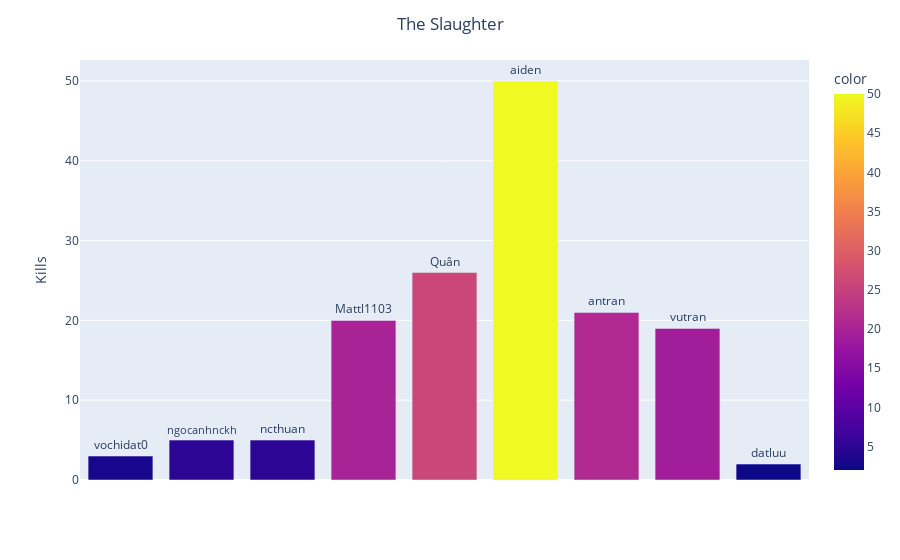

Notebook cell for this chart:
### Code cell
ranking = gen_plot(df['Killed by'])
name = [ i[0] for i in ranking]
kill = [ i[1] for i in ranking]

fig = px.bar(x=name, y=kill, color=kill,text=name,
             labels=dict(x='', y="Kills"))

fig.update_traces(textposition='outside')
fig.update_xaxes(showticklabels=False)

fig.update_layout(title_text='The Slaughter', title_x=0.5)
fig.show()

### Figure 1 — Plotly figure (JSON) as saved in the notebook; plotly's stock layout.template omitted (floating-point values rounded to 4 significant figures)
{"data": [{"alignmentgroup": "True", "hovertemplate": "=%{x}<br>Kills=%{y}<br>text=%{text}<br>color=%{marker.color}<extra></extra>", "legendgroup": "", "marker": {"color": [3, 5, 5, 20, 26, 50, 21, 19, 2], "coloraxis": "coloraxis"}, "name": "", "offsetgroup": "", "orientation": "v", "showlegend": false, "text": ["vochidat0", "ngocanhnckh", "ncthuan", "Mattl1103", "Quân", "aiden", "antran", "vutran", "datluu"], "textposition": "outside", "type": "bar", "x": ["vochidat0", "ngocanhnckh", "ncthuan", "Mattl1103", "Quân", "aiden", "antran", "vutran", "datluu"], "xaxis": "x", "y": [3, 5, 5, 20, 26, 50, 21, 19, 2], "yaxis": "y"}], "layout": {"barmode": "relative", "coloraxis": {"colorbar": {"title": {"text": "color"}}, "colorscale": [[0, "#0d0887"], [0.1111, "#46039f"], [0.2222, "#7201a8"], [0.3333, "#9c179e"], [0.4444, "#bd3786"], [0.5556, "#d8576b"], [0.6667, "#ed7953"], [0.7778, "#fb9f3a"], [0.8889, "#fdca26"], [1, "#f0f921"]]}, "legend": {"tracegroupgap": 0}, "margin": {"t": 60}, "title": {"text": "The Slaughter", "x": 0.5}, "xaxis": {"anchor": "y", "domain": [0, 1], "showticklabels": false, "title": {"text": ""}}, "yaxis": {"anchor": "x", "domain": [0, 1], "title": {"text": "Kills"}}}}
